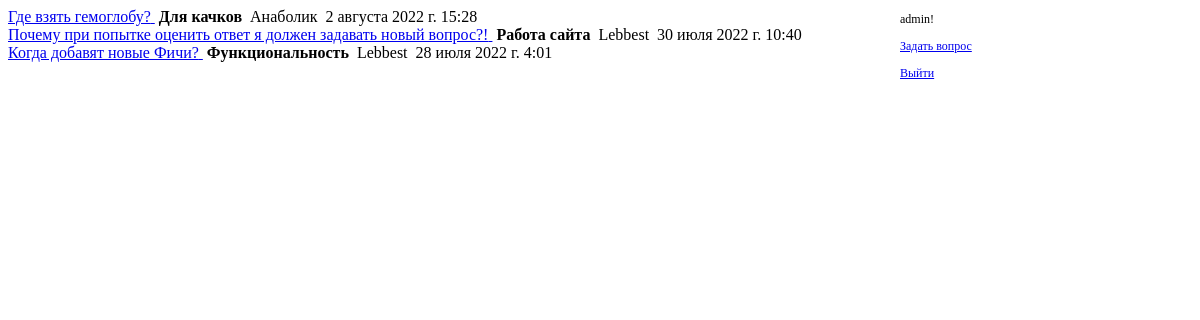
Screenshot of /questionslist (signed in) with the database file from the repository.
### questions/models.py (models this page shows, shortened)
class Question(models.Model):
    author_name = models.ForeignKey(User, on_delete = models.CASCADE)
    question_theme = models.CharField('Тема вопроса', max_length = 200)
    question_text = models.TextField('Содержание вопроса', max_length = 500)
    pub_date = models.DateTimeField('Дата публикации')
    status = models.BooleanField(default = False)
    class Meta:
        verbose_name = 'Вопрос'
        verbose_name_plural = 'Вопросы'

### questions/views.py (the view)
# urls.py: re_path(r'^questionslist', views.questionslist, name='PageWithQuestions'),
def questionslist(request):                 #отображение списка вопросов
    question_list = Question.objects.order_by('-pub_date')
    return render(request, 'questions/list.html', {'question_list': question_list})

### supportserver/templates/questions/list.html (shortened to what this page needs)
{% extends 'base.html' %}
{% block content %}
    {% if user.is_authenticated %}
    <div class = "container head_div_right">
        <p>{{ user.username }}!</p>
        <p><a href="{% url 'page_for_new_question' %}">Задать вопрос</a></p>
        <p><a href="{% url 'logout' %}">Выйти</a></p>
    </div>
    {% else %}
        <a href="{% url 'login' %}">Войти&nbsp</a><a href="{% url 'signup' %}">Зарегистрироваться&nbsp</a><br>
    {% endif %}
    {% if question_list %}
        {% for a in question_list %}
            <a href="{% url 'PageWithQuestion' a.id %}">{{a.question_text}}&nbsp</a>
            <strong><a>{{a.question_theme}}&nbsp</a></strong>
            <a>{{a.author_name}}&nbsp</a>
            <a>{{a.pub_date}}&nbsp</a>
            <br>
        {% endfor %}
    {% else %}
        Вопросы не найдены
    {% endif %}
{% endblock %}

### supportserver/static/css/styles.css (style rules this page uses)
.head_div_right { width: 300px; height: 53px; position: fixed; top: 0px; right: 0px; font-size: 12px; }

### rows the page displays
Question: question_text "Где взять гемоглобу?", question_theme "Для качков", author_name "Анаболик", pub_date "2 августа 2022 г. 15:28"
Question: question_text "Почему при попытке оценить ответ я должен задавать новый вопрос?!", question_theme "Работа сайта", author_name "Lebbest", pub_date "30 июля 2022 г. 10:40"
Question: question_text "Когда добавят новые Фичи?", question_theme "Функциональность", author_name "Lebbest", pub_date "28 июля 2022 г. 4:01"

### other values shown
{{ user.username }} "admin"
